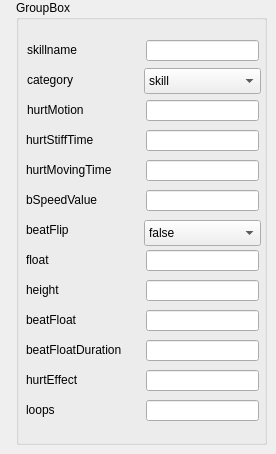
       <widget class="QWidget" name="page_5">
        <widget class="QGroupBox" name="group5">
         <property name="geometry">
          <rect>
           <x>16</x>
           <y>0</y>
           <width>251</width>
           <height>445</height>
          </rect>
         </property>
         <property name="title">
          <string>GroupBox</string>
         </property>
         <widget class="QLabel" name="label_69">
          <property name="geometry">
           <rect>
            <x>11</x>
            <y>40</y>
            <width>81</width>
            <height>20</height>
           </rect>
          </property>
          <property name="text">
           <string>skillname</string>
          </property>
         </widget>
         <widget class="QLineEdit" name="lineEdit_5_0">
          <property name="geometry">
           <rect>
            <x>130</x>
            <y>40</y>
            <width>113</width>
            <height>21</height>
           </rect>
          </property>
         </widget>
         <widget class="QLabel" name="label_70">
          <property name="geometry">
           <rect>
            <x>11</x>
            <y>70</y>
            <width>81</width>
            <height>20</height>
           </rect>
          </property>
          <property name="text">
           <string>category</string>
          </property>
         </widget>
         <widget class="QLabel" name="label_71">
          <property name="geometry">
           <rect>
            <x>11</x>
            <y>100</y>
            <width>81</width>
            <height>20</height>
           </rect>
          </property>
          <property name="text">
           <string>hurtMotion</string>
          </property>
         </widget>
         <widget class="QLineEdit" name="lineEdit_5_2">
          <property name="geometry">
           <rect>
            <x>130</x>
            <y>100</y>
            <width>113</width>
            <height>21</height>
           </rect>
          </property>
         </widget>
         <widget class="QLabel" name="label_72">
          <property name="geometry">
           <rect>
            <x>10</x>
            <y>130</y>
            <width>91</width>
            <height>20</height>
           </rect>
          </property>
          <property name="text">
           <string>hurtStiffTime</string>
          </property>
         </widget>
         <widget class="QLineEdit" name="lineEdit_5_3">
          <property name="geometry">
           <rect>
            <x>130</x>
            <y>130</y>
            <width>113</width>
            <height>21</height>
           </rect>
          </property>
         </widget>
         <widget class="QLabel" name="label_73">
          <property name="geometry">
           <rect>
            <x>10</x>
            <y>160</y>
            <width>111</width>
            <height>20</height>
           </rect>
          </property>
          <property name="text">
           <string>hurtMovingTime</string>
          </property>
         </widget>
         <widget class="QLineEdit" name="lineEdit_5_4">
          <property name="geometry">
           <rect>
            <x>130</x>
            <y>160</y>
            <width>113</width>
            <height>21</height>
           </rect>
          </property>
         </widget>
         <widget class="QLabel" name="label_74">
          <property name="geometry">
           <rect>
            <x>10</x>
            <y>190</y>
            <width>111</width>
            <height>20</height>
           </rect>
          </property>
          <property name="text">
           <string>bSpeedValue</string>
          </property>
         </widget>
         <widget class="QLineEdit" name="lineEdit_5_5">
          <property name="geometry">
           <rect>
            <x>130</x>
            <y>190</y>
            <width>113</width>
            <height>21</height>
           </rect>
          </property>
         </widget>
         <widget class="QLabel" name="label_75">
          <property name="geometry">
           <rect>
            <x>10</x>
            <y>220</y>
            <width>111</width>
            <height>20</height>
           </rect>
          </property>
          <property name="text">
           <string>beatFlip</string>
          </property>
         </widget>
         <widget class="QLabel" name="label_76">
          <property name="geometry">
           <rect>
            <x>10</x>
            <y>250</y>
            <width>111</width>
            <height>20</height>
           </rect>
          </property>
          <property name="text">
           <string>float</string>
          </property>
         </widget>
         <widget class="QLineEdit" name="lineEdit_5_7">
          <property name="geometry">
           <rect>
            <x>130</x>
            <y>250</y>
            <width>113</width>
            <height>21</height>
           </rect>
          </property>
         </widget>
         <widget class="QLabel" name="label_77">
          <property name="geometry">
           <rect>
            <x>10</x>
            <y>280</y>
            <width>111</width>
            <height>20</height>
           </rect>
          </property>
          <property name="text">
           <string>height</string>
          </property>
         </widget>
         <widget class="QLineEdit" name="lineEdit_5_8">
          <property name="geometry">
           <rect>
            <x>130</x>
            <y>280</y>
            <width>113</width>
            <height>21</height>
           </rect>
          </property>
         </widget>
         <widget class="QLabel" name="label_78">
          <property name="geometry">
           <rect>
            <x>10</x>
            <y>310</y>
            <width>111</width>
            <height>20</height>
           </rect>
          </property>
          <property name="text">
           <string>beatFloat</string>
          </property>
         </widget>
         <widget class="QLineEdit" name="lineEdit_5_9">
          <property name="geometry">
           <rect>
            <x>130</x>
            <y>310</y>
            <width>113</width>
            <height>21</height>
           </rect>
          </property>
         </widget>
         <widget class="QLabel" name="label_79">
          <property name="geometry">
           <rect>
            <x>10</x>
            <y>340</y>
            <width>111</width>
            <height>20</height>
           </rect>
          </property>
          <property name="text">
           <string>beatFloatDuration</string>
          </property>
         </widget>
         <widget class="QLineEdit" name="lineEdit_5_10">
          <property name="geometry">
           <rect>
            <x>130</x>
            <y>340</y>
            <width>113</width>
            <height>21</height>
           </rect>
          </property>
         </widget>
         <widget class="QLineEdit" name="lineEdit_5_11">
          <property name="geometry">
           <rect>
            <x>130</x>
            <y>370</y>
            <width>113</width>
            <height>21</height>
           </rect>
          </property>
         </widget>
         <widget class="QLineEdit" name="lineEdit_5_12">
          <property name="geometry">
           <rect>
            <x>130</x>
            <y>400</y>
            <width>113</width>
            <height>21</height>
           </rect>
          </property>
         </widget>
         <widget class="QLabel" name="label_170">
          <property name="geometry">
           <rect>
            <x>10</x>
            <y>370</y>
            <width>111</width>
            <height>20</height>
           </rect>
          </property>
          <property name="text">
           <string>hurtEffect</string>
          </property>
         </widget>
         <widget class="QLabel" name="label_171">
          <property name="geometry">
           <rect>
            <x>10</x>
            <y>400</y>
            <width>111</width>
            <height>20</height>
           </rect>
          </property>
          <property name="text">
           <string>loops</string>
          </property>
         </widget>
         <widget class="QComboBox" name="comboBox_5_2">
          <property name="geometry">
           <rect>
            <x>128</x>
            <y>220</y>
            <width>117</width>
            <height>26</height>
           </rect>
          </property>
          <item>
           <property name="text">
            <string>false</string>
           </property>
          </item>
          <item>
           <property name="text">
            <string>true</string>
           </property>
          </item>
         </widget>
         <widget class="QComboBox" name="comboBox_5_1">
          <property name="geometry">
           <rect>
            <x>128</x>
            <y>68</y>
            <width>117</width>
            <height>26</height>
           </rect>
          </property>
          <item>
           <property name="text">
            <string>skill</string>
           </property>
          </item>
          <item>
           <property name="text">
            <string>attack</string>
           </property>
          </item>
         </widget>
        </widget>
       </widget>
